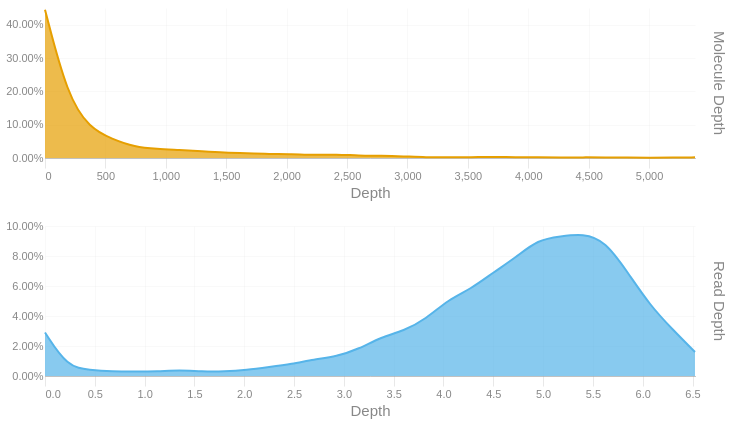

The notebook cell this image was saved under:
### Code cell
readdep = depth_hist(tb['Read Depth'], q99, 3)
readdep = readdep.with_columns(pl.lit('Read Depth').alias('Metric'))
if not SKIPLR:
    moldep = depth_hist(tb['Molecule Depth'], mol_q99, 1)
    moldep = moldep.with_columns(pl.lit('Molecule Depth').alias('Metric'))
    _hist = pl.concat([readdep, moldep])
    _hist = _hist.filter(pl.col('Proportion') != 0)
    with SafeRender(_hist):
        (
            alt.Chart(_hist)        
            .mark_area(interpolate = "basis")
            .encode(
                x=alt.X('Bin:Q').scale(domainMin=0).axis(alt.Axis(title='Depth')),
                y = alt.Y('Proportion:Q', title = None).axis(format = '.2%'),
                color = alt.Color('Metric:N').legend(None),
                row = alt.Row("Metric:N").header(title = None, labelOrient = 'right'),
                tooltip = [
                    alt.Tooltip("Metric:N", title = "Metric"),
                    alt.Tooltip('Interval:N', title = "Depth Interval"),
                    alt.Tooltip('Proportion:Q', title = "% Alignments").format('.2%')
                ]
            )
            .resolve_scale(x='independent', y='independent')
            .properties(
                height = 150, width = 650,
                usermeta={'embedOptions': {'downloadFileName': f'{samplename}.depth.hist'}}
            )
        ).display()
else:
    readdep = readdep.filter(pl.col('Proportion') != 0)
    with SafeRender(readdep):
        (
            alt.Chart(readdep)        
            .mark_area(interpolate = "basis")
            .encode(
                x=alt.X('Bin:Q').scale(domainMin=0).axis(alt.Axis(title='Depth')),
                y = alt.Y('Proportion:Q', title = None).axis(format = '.2%'),
                tooltip = [
                    alt.Tooltip('Interval:N', title = "Depth Interval"),
                    alt.Tooltip('Proportion:Q', title = "% Alignments").format('.2%')
                ]
            )
            .properties(
                usermeta={'embedOptions': {'downloadFileName': f'{samplename}.depth.hist'}}
            )
        ).display()

### Figure 1 — Vega-Lite specification as saved in the notebook (floating-point values rounded to 4 significant figures)
{"width": 650, "height": 150, "config": {"title": {"anchor": "start", "dy": -15, "fontSize": 18, "color": "#888888", "subtitleColor": "#888888", "subtitleFontSize": 14}, "arc": {"fill": "#0072B2"}, "axis": {"domainColor": "#888888", "domainWidth": 0.5, "gridWidth": 0.2, "grid": false, "titleFontWeight": 400, "titleFontSize": 15, "labelFontSize": 11, "labelColor": "#888888", "tickColor": "#888888", "tickWidth": 0.2, "titleColor": "#888888"}, "axisBand": {"grid": false}, "axisX": {"grid": true, "tickSize": 10, "domainCap": "round"}, "axisY": {"domain": false, "grid": true, "tickSize": 0, "domainCap": "round"}, "background": "transparent", "header": {"labelFontSize": 15, "labelColor": "#888888", "titleFontSize": 15, "titleFontWeight": 600, "titleColor": "#888888"}, "legend": {"labelFont": "sans-serif", "labelFontSize": 12, "labelColor": "#888888", "symbolSize": 100, "symbolType": "circle", "titleFontSize": 12, "titlePadding": 10, "titleColor": "#888888", "title": null}, "range": {"category": ["#E69F00", "#56B4E9", "#009E73", "#F0E442", "#0072B2", "#D55E00", "#CC79A7", "#000000"], "diverging": ["#cfe8f3", "#a2d4ec", "#73bfe2", "#46abdb", "#1696d2", "#12719e"]}, "area": {"fill": "#0072B2", "fillOpacity": 0.7, "line": true, "strokeOpacity": 0.7}, "line": {"color": "#0072B2", "stroke": "#0072B2", "strokeWidth": 2}, "trail": {"color": "#0072B2", "stroke": "#0072B2", "strokeWidth": 0, "size": 1}, "point": {"filled": true, "fillOpacity": 1.0, "size": 95}, "text": {"color": "#888888", "fontSize": 11, "align": "right", "fontWeight": 400, "size": 11}, "bar": {"fill": "#0072B2", "stroke": null}, "view": {"stroke": null, "continuousWidth": 660, "continuousHeight": 400}}, "data": {"name": "data-27a136861665d1df21055bfcdb802766"}, "mark": {"type": "area", "interpolate": "basis"}, "encoding": {"color": {"field": "Metric", "legend": null, "type": "nominal"}, "row": {"field": "Metric", "header": {"title": null, "labelOrient": "right"}, "type": "nominal"}, "tooltip": [{"field": "Metric", "title": "Metric", "type": "nominal"}, {"field": "Interval", "title": "Depth Interval", "type": "nominal"}, {"field": "Proportion", "format": ".2%", "title": "% Alignments", "type": "quantitative"}], "x": {"axis": {"title": "Depth"}, "field": "Bin", "scale": {"domainMin": 0}, "type": "quantitative"}, "y": {"axis": {"format": ".2%"}, "field": "Proportion", "title": null, "type": "quantitative"}}, "resolve": {"scale": {"x": "independent", "y": "independent"}}, "usermeta": {"embedOptions": {"downloadFileName": "S5_Connecticut_977.depth.hist"}}, "$schema": "https://vega.github.io/schema/vega-lite/v6.1.0.json", "datasets": {"data-27a136861665d1df21055bfcdb802766": [{"Bin": 0.0, "Interval": "0.0-0.225", "Proportion": 0.029, "Metric": "Read Depth"}, {"Bin": 0.225, "Interval": "0.225-0.45", "Proportion": 0.006, "Metric": "Read Depth"}, {"Bin": 0.45, "Interval": "0.45-0.675", "Proportion": 0.004, "Metric": "Read Depth"}, {"Bin": 0.675, "Interval": "0.675-0.9", "Proportion": 0.003, "Metric": "Read Depth"}, {"Bin": 0.9, "Interval": "0.9-1.125", "Proportion": 0.003, "Metric": "Read Depth"}, {"Bin": 1.125, "Interval": "1.125-1.35", "Proportion": 0.003, "Metric": "Read Depth"}, {"Bin": 1.35, "Interval": "1.35-1.575", "Proportion": 0.004, "Metric": "Read Depth"}, {"Bin": 1.575, "Interval": "1.575-1.8", "Proportion": 0.003, "Metric": "Read Depth"}, {"Bin": 1.8, "Interval": "1.8-2.025", "Proportion": 0.003, "Metric": "Read Depth"}, {"Bin": 2.025, "Interval": "2.025-2.25", "Proportion": 0.004, "Metric": "Read Depth"}, {"Bin": 2.25, "Interval": "2.25-2.475", "Proportion": 0.006, "Metric": "Read Depth"}, {"Bin": 2.475, "Interval": "2.475-2.7", "Proportion": 0.008, "Metric": "Read Depth"}, {"Bin": 2.7, "Interval": "2.7-2.925", "Proportion": 0.011, "Metric": "Read Depth"}, {"Bin": 2.925, "Interval": "2.925-3.15", "Proportion": 0.013, "Metric": "Read Depth"}, {"Bin": 3.15, "Interval": "3.15-3.375", "Proportion": 0.018, "Metric": "Read Depth"}, {"Bin": 3.375, "Interval": "3.375-3.6", "Proportion": 0.026, "Metric": "Read Depth"}, {"Bin": 3.6, "Interval": "3.6-3.825", "Proportion": 0.03, "Metric": "Read Depth"}, {"Bin": 3.825, "Interval": "3.825-4.05", "Proportion": 0.038, "Metric": "Read Depth"}, {"Bin": 4.05, "Interval": "4.05-4.275", "Proportion": 0.051, "Metric": "Read Depth"}, {"Bin": 4.275, "Interval": "4.275-4.5", "Proportion": 0.058, "Metric": "Read Depth"}, {"Bin": 4.5, "Interval": "4.5-4.725", "Proportion": 0.069, "Metric": "Read Depth"}, {"Bin": 4.725, "Interval": "4.725-4.95", "Proportion": 0.079, "Metric": "Read Depth"}, {"Bin": 4.95, "Interval": "4.95-5.175", "Proportion": 0.091, "Metric": "Read Depth"}, {"Bin": 5.175, "Interval": "5.175-5.4", "Proportion": 0.093, "Metric": "Read Depth"}, {"Bin": 5.4, "Interval": "5.4-5.625", "Proportion": 0.095, "Metric": "Read Depth"}, {"Bin": 5.625, "Interval": "5.625-5.85", "Proportion": 0.09, "Metric": "Read Depth"}, {"Bin": 5.85, "Interval": "5.85-6.075", "Proportion": 0.069, "Metric": "Read Depth"}, {"Bin": 6.075, "Interval": "6.075-6.3", "Proportion": 0.047, "Metric": "Read Depth"}, {"Bin": 6.3, "Interval": "6.3-6.525", "Proportion": 0.031, "Metric": "Read Depth"}, {"Bin": 6.525, "Interval": "6.525-6.75", "Proportion": 0.016, "Metric": "Read Depth"}, {"Bin": 0.0, "Interval": "0.0-185.5", "Proportion": 0.445, "Metric": "Molecule Depth"}, {"Bin": 185.5, "Interval": "185.5-371.0", "Proportion": 0.186, "Metric": "Molecule Depth"}, {"Bin": 371.0, "Interval": "371.0-556.6", "Proportion": 0.089, "Metric": "Molecule Depth"}, {"Bin": 556.6, "Interval": "556.6-742.1", "Proportion": 0.057, "Metric": "Molecule Depth"}, {"Bin": 742.1, "Interval": "742.1-927.6", "Proportion": 0.033, "Metric": "Molecule Depth"}, {"Bin": 927.6, "Interval": "927.6-1113.1", "Proportion": 0.027, "Metric": "Molecule Depth"}, {"Bin": 1113.0, "Interval": "1113.1-1298.6", "Proportion": 0.024, "Metric": "Molecule Depth"}, {"Bin": 1299.0, "Interval": "1298.6-1484.2", "Proportion": 0.02, "Metric": "Molecule Depth"}, {"Bin": 1484.0, "Interval": "1484.2-1669.7", "Proportion": 0.016, "Metric": "Molecule Depth"}, {"Bin": 1670.0, "Interval": "1669.7-1855.2", "Proportion": 0.014, "Metric": "Molecule Depth"}, {"Bin": 1855.0, "Interval": "1855.2-2040.7", "Proportion": 0.012, "Metric": "Molecule Depth"}, {"Bin": 2041.0, "Interval": "2040.7-2226.3", "Proportion": 0.012, "Metric": "Molecule Depth"}, {"Bin": 2226.0, "Interval": "2226.3-2411.8", "Proportion": 0.009, "Metric": "Molecule Depth"}, {"Bin": 2412.0, "Interval": "2411.8-2597.3", "Proportion": 0.011, "Metric": "Molecule Depth"}, {"Bin": 2597.0, "Interval": "2597.3-2782.8", "Proportion": 0.007, "Metric": "Molecule Depth"}, {"Bin": 2783.0, "Interval": "2782.8-2968.3", "Proportion": 0.007, "Metric": "Molecule Depth"}, {"Bin": 2968.0, "Interval": "2968.3-3153.9", "Proportion": 0.005, "Metric": "Molecule Depth"}, {"Bin": 3154.0, "Interval": "3153.9-3339.4", "Proportion": 0.002, "Metric": "Molecule Depth"}, {"Bin": 3339.0, "Interval": "3339.4-3524.9", "Proportion": 0.002, "Metric": "Molecule Depth"}, {"Bin": 3525.0, "Interval": "3524.9-3710.4", "Proportion": 0.002, "Metric": "Molecule Depth"}, {"Bin": 3710.0, "Interval": "3710.4-3895.9", "Proportion": 0.004, "Metric": "Molecule Depth"}, {"Bin": 3896.0, "Interval": "3895.9-4081.5", "Proportion": 0.002, "Metric": "Molecule Depth"}, {"Bin": 4082.0, "Interval": "4081.5-4267.0", "Proportion": 0.003, "Metric": "Molecule Depth"}, {"Bin": 4267.0, "Interval": "4267.0-4452.5", "Proportion": 0.001, "Metric": "Molecule Depth"}, {"Bin": 4452.0, "Interval": "4452.5-4638.0", "Proportion": 0.002, "Metric": "Molecule Depth"}, {"Bin": 4638.0, "Interval": "4638.0-4823.6", "Proportion": 0.002, "Metric": "Molecule Depth"}, {"Bin": 4824.0, "Interval": "4823.6-5009.1", "Proportion": 0.001, "Metric": "Molecule Depth"}, {"Bin": 5009.0, "Interval": "5009.1-5194.6", "Proportion": 0.001, "Metric": "Molecule Depth"}, {"Bin": 5195.0, "Interval": "5194.6-5380.1", "Proportion": 0.001, "Metric": "Molecule Depth"}, {"Bin": 5380.0, "Interval": "5380.1-5565.64", "Proportion": 0.002, "Metric": "Molecule Depth"}]}}
